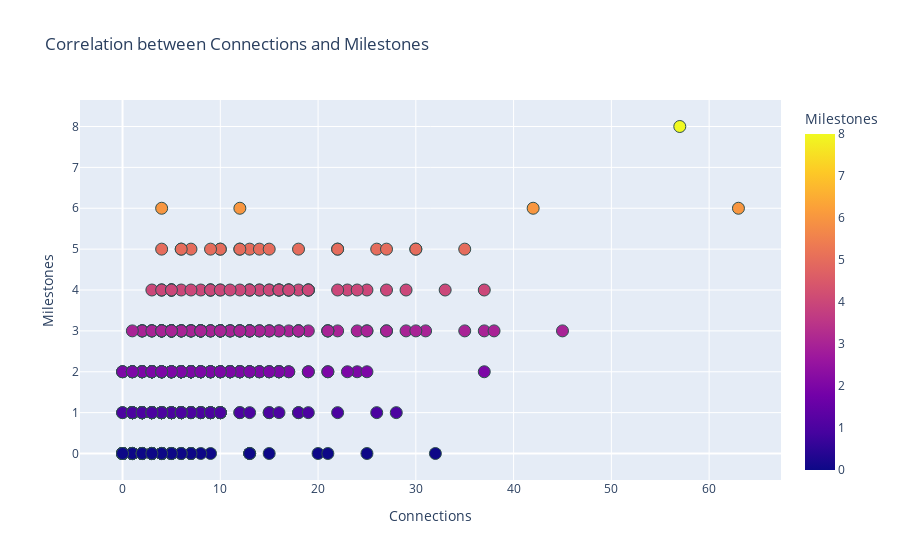

The notebook cell saved with this chart:
### Markdown cell above
Scatter plot with Milestones:

### Code cell
fig = px.scatter(df, x="connections", y="milestones", color="milestones",
                 title="Correlation between Connections and Milestones",
                 labels={"connections": "Connections", "milestones": "Milestones"},
                 hover_name=df.index)

fig.update_traces(marker=dict(size=12, line=dict(width=1,  color='DarkSlateGrey')), selector=dict(mode='markers'))

fig.show()

### Figure 1 — Plotly figure (JSON) as saved in the notebook; plotly's stock layout.template omitted (floating-point values rounded to 4 significant figures; data arrays with more than 128 entries replaced by an {"elided": "..."} marker saying what was removed)
{"data": [{"hovertemplate": "<b>%{hovertext}</b><br><br>Connections=%{x}<br>Milestones=%{marker.color}<extra></extra>", "hovertext": {"elided": "712 int values"}, "legendgroup": "", "marker": {"color": {"elided": "712 int values"}, "coloraxis": "coloraxis", "line": {"color": "DarkSlateGrey", "width": 1}, "size": 12, "symbol": "circle"}, "mode": "markers", "name": "", "orientation": "v", "showlegend": false, "type": "scatter", "x": {"elided": "712 int values"}, "xaxis": "x", "y": {"elided": "712 int values"}, "yaxis": "y"}], "layout": {"coloraxis": {"colorbar": {"title": {"text": "Milestones"}}, "colorscale": [[0, "#0d0887"], [0.1111, "#46039f"], [0.2222, "#7201a8"], [0.3333, "#9c179e"], [0.4444, "#bd3786"], [0.5556, "#d8576b"], [0.6667, "#ed7953"], [0.7778, "#fb9f3a"], [0.8889, "#fdca26"], [1, "#f0f921"]]}, "legend": {"tracegroupgap": 0}, "title": {"text": "Correlation between Connections and Milestones"}, "xaxis": {"anchor": "y", "domain": [0, 1], "title": {"text": "Connections"}}, "yaxis": {"anchor": "x", "domain": [0, 1], "title": {"text": "Milestones"}}}}
